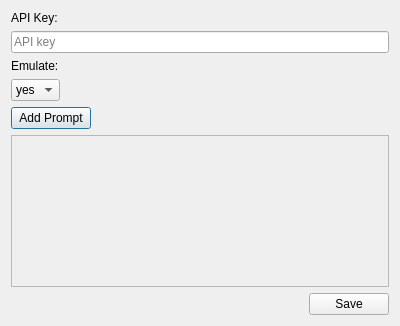
<?xml version="1.0" encoding="UTF-8"?>
<ui version="4.0">
 <class>SettingsWindow</class>
 <widget class="QDialog" name="SettingsWindow">
  <property name="geometry">
   <rect>
    <x>0</x>
    <y>0</y>
    <width>400</width>
    <height>326</height>
   </rect>
  </property>
  <property name="windowTitle">
   <string>ChatGPT Settings</string>
  </property>
  <layout class="QVBoxLayout" name="verticalLayout">
   <item>
    <widget class="QLabel" name="labelApiKey">
     <property name="text">
      <string>API Key:</string>
     </property>
    </widget>
   </item>
   <item>
    <widget class="QLineEdit" name="apiKey">
     <property name="placeholderText">
      <string>API key</string>
     </property>
    </widget>
   </item>
   <item>
    <widget class="QLabel" name="labelEmulate">
     <property name="text">
      <string>Emulate:</string>
     </property>
    </widget>
   </item>
   <item>
    <widget class="QComboBox" name="emulate">
     <property name="sizePolicy">
      <sizepolicy hsizetype="Fixed" vsizetype="Fixed">
       <horstretch>0</horstretch>
       <verstretch>0</verstretch>
      </sizepolicy>
     </property>
     <item>
      <property name="text">
       <string>yes</string>
      </property>
     </item>
     <item>
      <property name="text">
       <string>no</string>
      </property>
     </item>
    </widget>
   </item>
   <item>
    <widget class="QPushButton" name="addPromptButton">
     <property name="sizePolicy">
      <sizepolicy hsizetype="Fixed" vsizetype="Fixed">
       <horstretch>0</horstretch>
       <verstretch>0</verstretch>
      </sizepolicy>
     </property>
     <property name="text">
      <string>Add Prompt</string>
     </property>
    </widget>
   </item>
   <item>
    <widget class="QScrollArea" name="scrollArea">
     <property name="widgetResizable">
      <bool>true</bool>
     </property>
     <widget class="QWidget" name="scrollAreaWidgetContents">
      <property name="geometry">
       <rect>
        <x>0</x>
        <y>0</y>
        <width>374</width>
        <height>119</height>
       </rect>
      </property>
      <layout class="QVBoxLayout" name="promptsLayout"/>
     </widget>
    </widget>
   </item>
   <item alignment="Qt::AlignRight">
    <widget class="QPushButton" name="saveButton">
     <property name="sizePolicy">
      <sizepolicy hsizetype="Fixed" vsizetype="Fixed">
       <horstretch>0</horstretch>
       <verstretch>0</verstretch>
      </sizepolicy>
     </property>
     <property name="text">
      <string>Save</string>
     </property>
    </widget>
   </item>
  </layout>
 </widget>
 <resources/>
 <connections/>
</ui>
